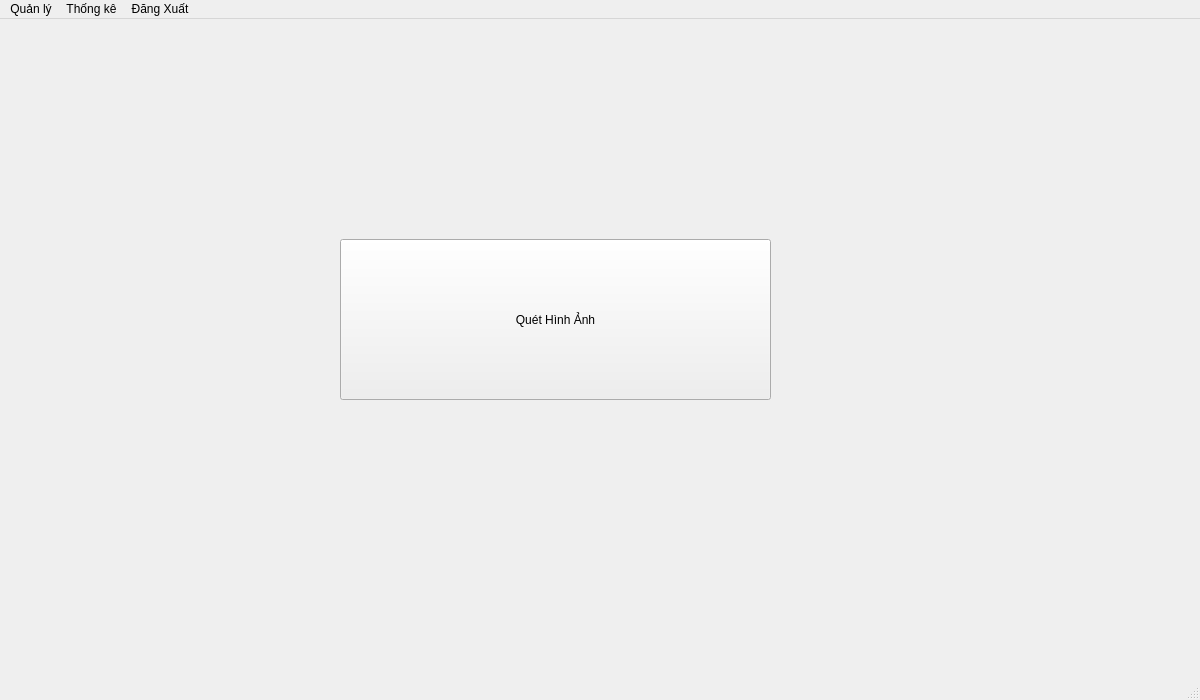
<?xml version="1.0" encoding="UTF-8"?>
<ui version="4.0">
 <class>MainWindow</class>
 <widget class="QMainWindow" name="MainWindow">
  <property name="geometry">
   <rect>
    <x>0</x>
    <y>0</y>
    <width>1200</width>
    <height>700</height>
   </rect>
  </property>
  <property name="windowTitle">
   <string>MainWindow</string>
  </property>
  <widget class="QWidget" name="centralwidget">
   <widget class="QPushButton" name="pushButton">
    <property name="geometry">
     <rect>
      <x>340</x>
      <y>220</y>
      <width>431</width>
      <height>161</height>
     </rect>
    </property>
    <property name="text">
     <string>Quét Hình Ảnh</string>
    </property>
   </widget>
  </widget>
  <widget class="QMenuBar" name="menubar">
   <property name="geometry">
    <rect>
     <x>0</x>
     <y>0</y>
     <width>1099</width>
     <height>26</height>
    </rect>
   </property>
   <widget class="QMenu" name="menuQu_n_l">
    <property name="title">
     <string>Quản lý</string>
    </property>
    <addaction name="separator"/>
    <addaction name="actionKH"/>
    <addaction name="actionNV"/>
    <addaction name="actionHD"/>
    <addaction name="actionQu_n_l_th_ng_b_o"/>
    <addaction name="actionQu_n_l_ng_h_n_c"/>
   </widget>
   <widget class="QMenu" name="menuB_o_c_o">
    <property name="title">
     <string>Thống kê</string>
    </property>
   </widget>
   <widget class="QMenu" name="menuExit">
    <property name="title">
     <string>Đăng Xuất</string>
    </property>
    <addaction name="actionExit"/>
   </widget>
   <addaction name="menuQu_n_l"/>
   <addaction name="menuB_o_c_o"/>
   <addaction name="menuExit"/>
  </widget>
  <widget class="QStatusBar" name="statusbar"/>
  <action name="actionKH">
   <property name="text">
    <string>Khách hàng</string>
   </property>
  </action>
  <action name="actionNV">
   <property name="text">
    <string>Nhân viên</string>
   </property>
  </action>
  <action name="actionHD">
   <property name="text">
    <string>Hóa đơn</string>
   </property>
  </action>
  <action name="actionQu_n_l_th_ng_b_o">
   <property name="text">
    <string>Thông báo</string>
   </property>
  </action>
  <action name="actionQu_n_l_ng_h_n_c">
   <property name="text">
    <string>Đồng hồ nước</string>
   </property>
  </action>
  <action name="actionExit">
   <property name="text">
    <string>Đăng xuất</string>
   </property>
  </action>
 </widget>
 <resources/>
 <connections/>
</ui>
